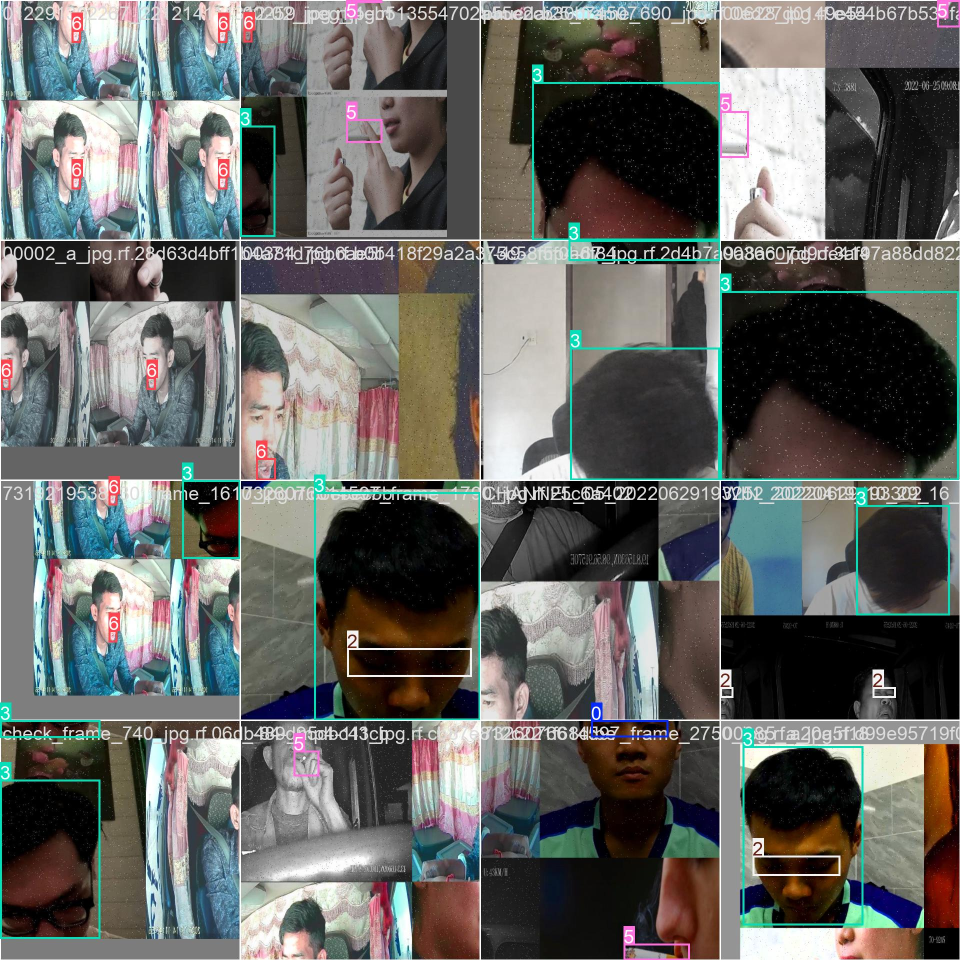
#> input picture content/runs/detect/train/train_batch0.jpg, 1920 x 1920 px (shown at 1/2 size)
$ python -i image_preprocessor.py   (imports and definitions only)
#> lines starting #> are read from the running program, lines starting #| are printed output that depends on the picture
#> further down, picture is the input picture: shape (1920, 1920, 3); mean B, G, R 98.3, 101.2, 100.7
import cv2
import numpy as np

class ImagePreprocessor:
    def __init__(self):
        """
        Optimized Image Preprocessor for Drowsiness Detection.
        Prioritizes Low Latency.
        """
        # Sharpening Kernel
        self.sharpen_kernel = np.array([[0, -1, 0],
                                        [-1, 5, -1],
                                        [0, -1, 0]])

        self.current_mode = "NORMAL"

        # Cache for Gamma LUT
        self.cached_gamma = None
        self.cached_lut = None

    def _get_gamma_lut(self, gamma):
        """
        Generate Look-Up Table (LUT) for Dynamic Gamma Correction.
        Uses Caching to avoid recomputing if gamma is unchanged.
        """
        if self.cached_gamma == gamma and self.cached_lut is not None:
            return self.cached_lut

        inv_gamma = 1.0 / gamma
        table = np.array([((i / 255.0) ** inv_gamma) * 255
                          for i in np.arange(0, 256)]).astype("uint8")

        self.cached_gamma = gamma
        self.cached_lut = table
        return table

    def analyze_lighting(self, frame):
        """
        Analyze brightness on a small resized frame for speed.
        """
        small_frame = cv2.resize(frame, (64, 64))
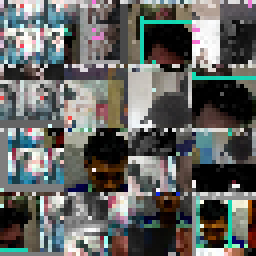
#> small_frame: shape (64, 64, 3) (shown 4 times larger); mean B, G, R 97.7, 100.5, 99.2
        gray = cv2.cvtColor(small_frame, cv2.COLOR_BGR2GRAY)
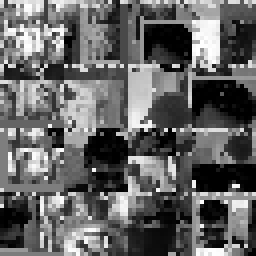
#> gray: shape (64, 64) (shown 4 times larger); min 0, max 255, mean 99.8
        brightness = np.mean(gray)
#> brightness = 99.83
        return brightness

    def apply_gamma_correction(self, image, gamma):
        """Fast Gamma Correction using LUT."""
        lut = self._get_gamma_lut(gamma)
        return cv2.LUT(image, lut)

    def apply_gaussian_blur(self, image):
        """Applies Gaussian Blur for noise reduction."""
        return cv2.GaussianBlur(image, (5, 5), 0)

    def apply_clahe(self, image, clip_limit=2.0):
        """
        Contrast Limited Adaptive Histogram Equalization.
        Expensive operation, use sparingly.
        """
        lab = cv2.cvtColor(image, cv2.COLOR_BGR2LAB)
        l, a, b = cv2.split(lab)
        clahe = cv2.createCLAHE(clipLimit=clip_limit, tileGridSize=(8, 8))
        cl = clahe.apply(l)
        limg = cv2.merge((cl, a, b))
        final = cv2.cvtColor(limg, cv2.COLOR_LAB2BGR)
        return final

    def apply_sharpening(self, image):
        """Applies 2D filter for sharpening."""
        return cv2.filter2D(image, -1, self.sharpen_kernel)

    def process(self, frame):
        """
        Main optimized processing pipeline.
        Returns: processed_frame, mode_name
        """
        brightness = self.analyze_lighting(frame)
#> brightness = 99.83
        processed = frame

        if brightness < 60:
            # --- DARK / TUNNEL MODE ---
            self.current_mode = "DARK"

            # Gamma + GaussianBlur (Fast)
            processed = self.apply_gamma_correction(processed, gamma=2.0)
            processed = self.apply_gaussian_blur(processed)

            # CLAHE: Crucial for dark environments
            processed = self.apply_clahe(processed, clip_limit=3.0)

        elif brightness > 180:
            # --- BRIGHT / GLARE MODE ---
            self.current_mode = "BRIGHT"

            # Reduce brightness
            processed = self.apply_gamma_correction(processed, gamma=0.6)

            processed = self.apply_gaussian_blur(processed)
            processed = self.apply_clahe(processed, clip_limit=1.5)

        else:
            # --- NORMAL MODE ---
            self.current_mode = "NORMAL"

            # Only light sharpening for normal conditions
            processed = self.apply_sharpening(processed)

            return processed, self.current_mode

        # Sharpening for processed images (Dark/Bright)
        processed = self.apply_sharpening(processed)
        return processed, self.current_mode

>>> import cv2
>>> picture = cv2.imread('../content/runs/detect/train/train_batch0.jpg')
>>> result = ImagePreprocessor().process(picture)

$ run again, on content/runs/detect/train/train_batch1.jpg
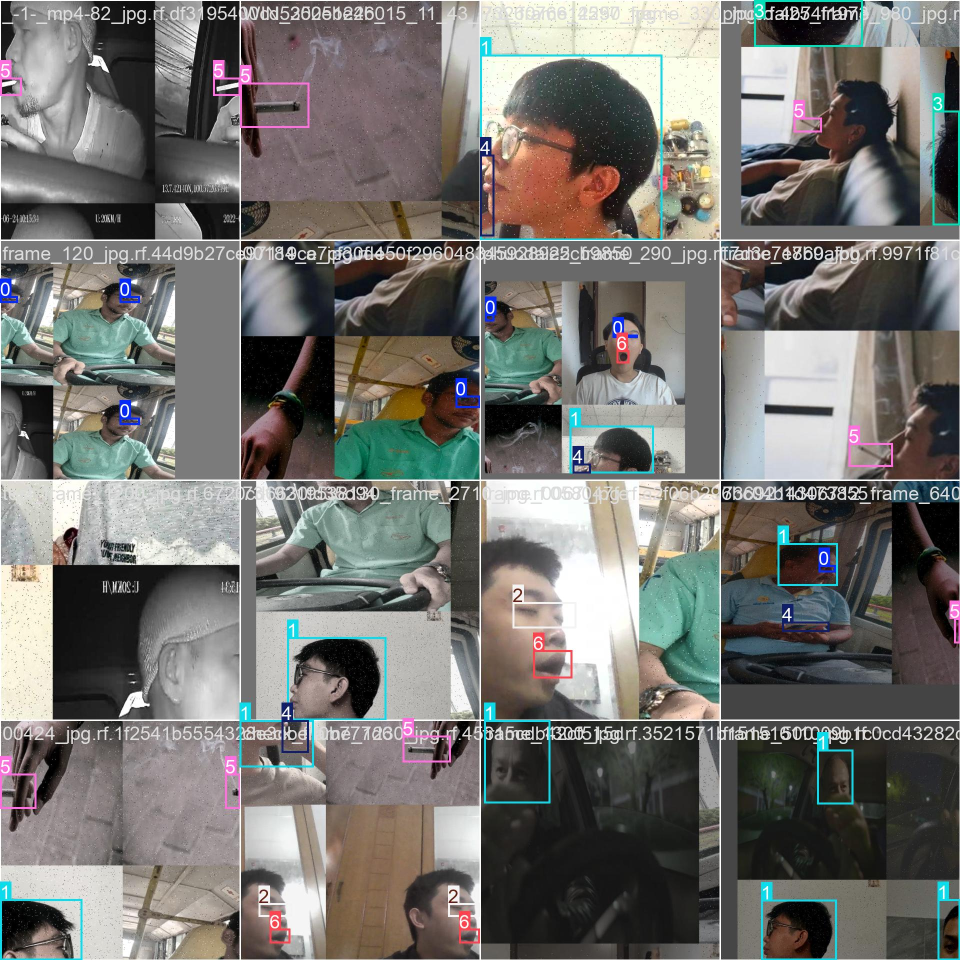
#> input picture content/runs/detect/train/train_batch1.jpg, 1920 x 1920 px (shown at 1/2 size)
#> picture is the input picture: shape (1920, 1920, 3); mean B, G, R 111.2, 114.6, 115.8
#> in analyze_lighting, `small_frame = cv2.resize(frame, (64, 64))`:
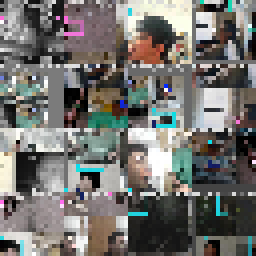
#> small_frame: shape (64, 64, 3) (shown 4 times larger); mean B, G, R 110.9, 114.3, 115.3
#> in analyze_lighting, `gray = cv2.cvtColor(small_frame, cv2.COLOR_BGR2GRAY)`:
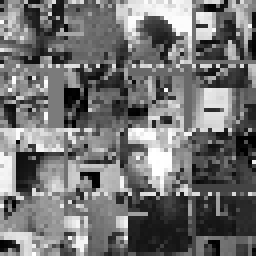
#> gray: shape (64, 64) (shown 4 times larger); min 0, max 255, mean 114.2
#> in analyze_lighting, `brightness = np.mean(gray)`: brightness = 114.2

$ run again, on content/runs/detect/train/train_batch2.jpg
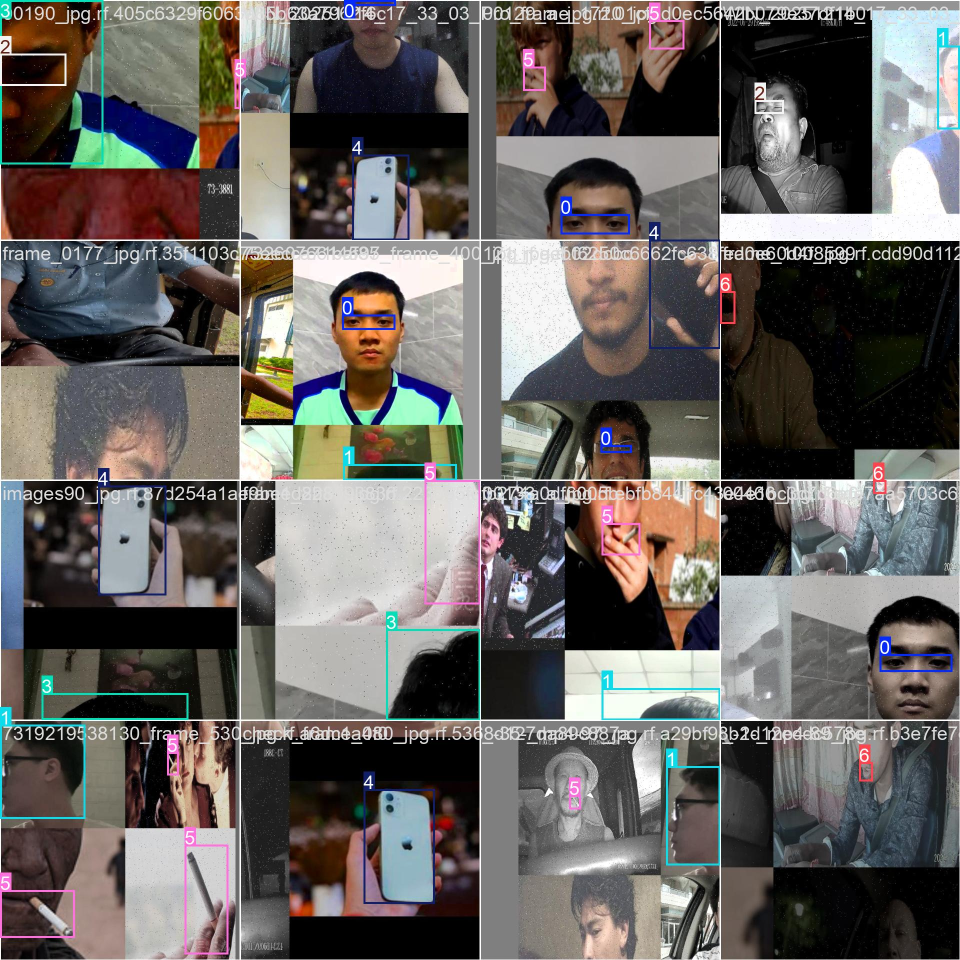
#> input picture content/runs/detect/train/train_batch2.jpg, 1920 x 1920 px (shown at 1/2 size)
#> picture is the input picture: shape (1920, 1920, 3); mean B, G, R 94.9, 97.5, 101.5
#> in analyze_lighting, `small_frame = cv2.resize(frame, (64, 64))`:
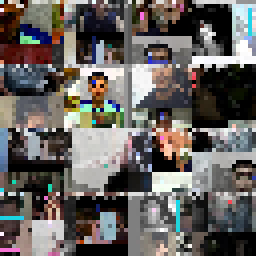
#> small_frame: shape (64, 64, 3) (shown 4 times larger); mean B, G, R 95.4, 98.3, 102.5
#> in analyze_lighting, `gray = cv2.cvtColor(small_frame, cv2.COLOR_BGR2GRAY)`:
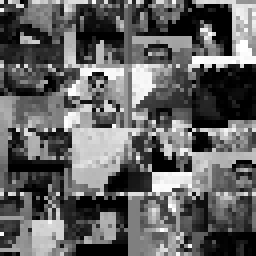
#> gray: shape (64, 64) (shown 4 times larger); min 0, max 255, mean 99.2
#> in analyze_lighting, `brightness = np.mean(gray)`: brightness = 99.21

$ run again, on content/runs/detect/train/train_batch33000.jpg
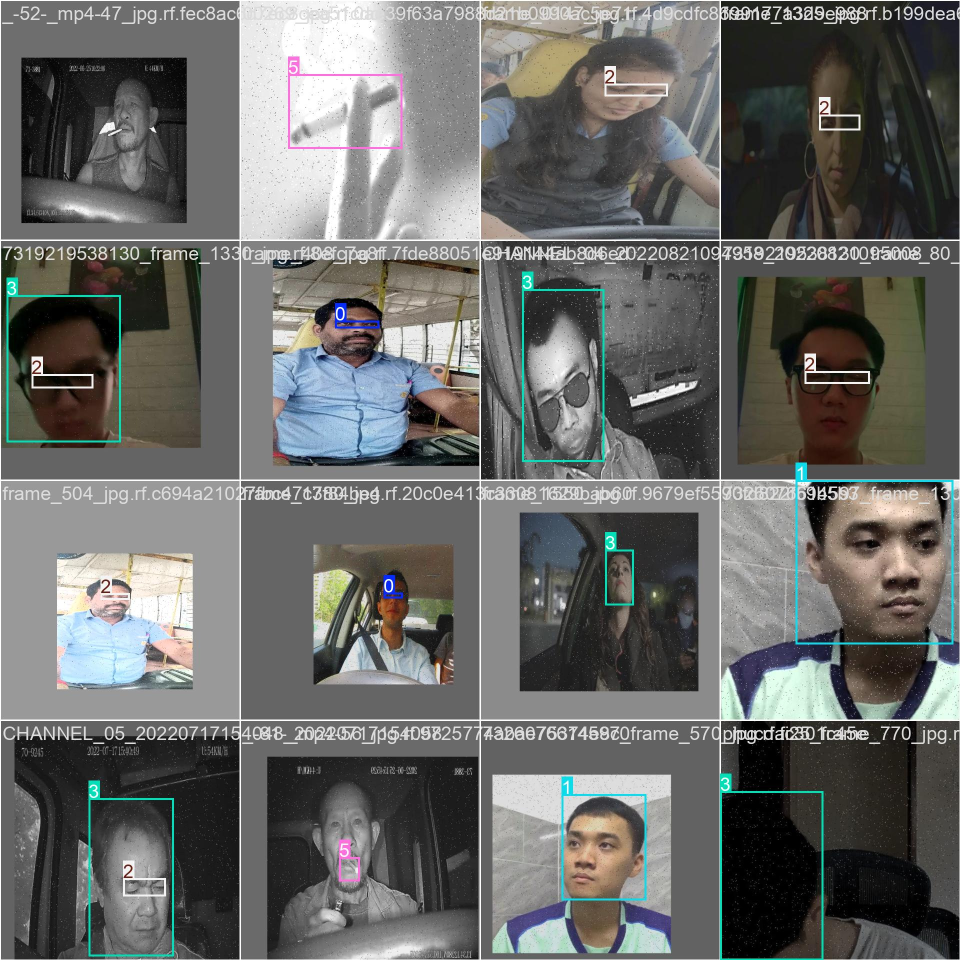
#> input picture content/runs/detect/train/train_batch33000.jpg, 1920 x 1920 px (shown at 1/2 size)
#> picture is the input picture: shape (1920, 1920, 3); mean B, G, R 103.4, 105.6, 104.8
#> in analyze_lighting, `small_frame = cv2.resize(frame, (64, 64))`:
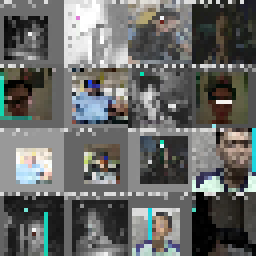
#> small_frame: shape (64, 64, 3) (shown 4 times larger); mean B, G, R 102.4, 104.6, 103.2
#> in analyze_lighting, `gray = cv2.cvtColor(small_frame, cv2.COLOR_BGR2GRAY)`:
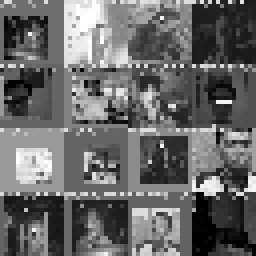
#> gray: shape (64, 64) (shown 4 times larger); min 0, max 255, mean 104
#> in analyze_lighting, `brightness = np.mean(gray)`: brightness = 104
